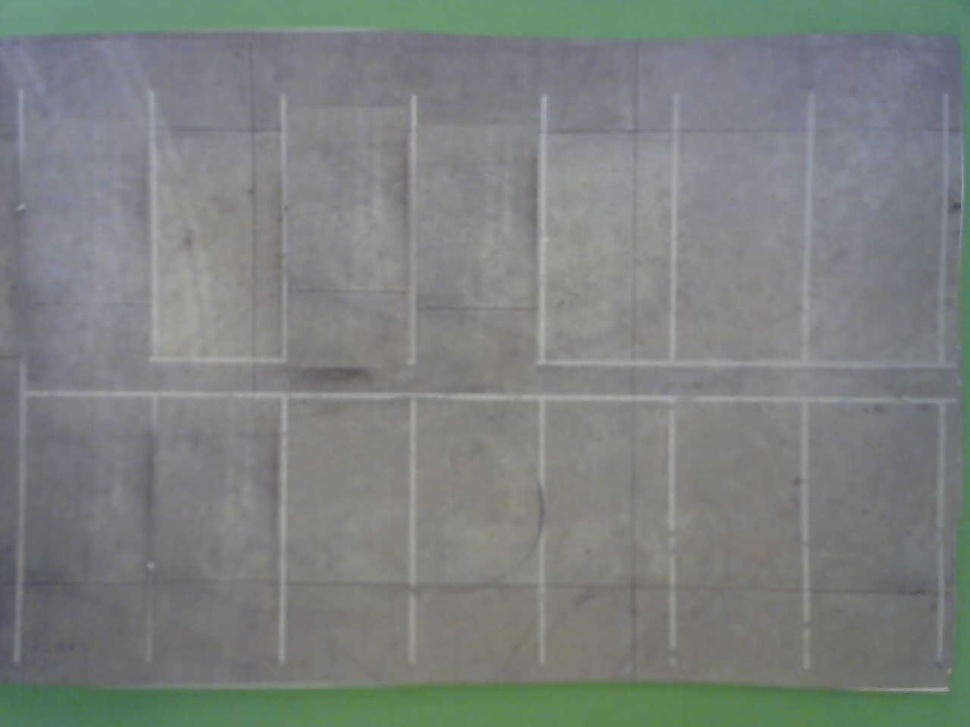
#> input picture pi/test.jpg, 970 x 727 px, shrunk from 1280 x 960 before the run
$ python test.py
#> lines starting #> are read from the running program, lines starting #| are printed output that depends on the picture; after the words box and inside, x2 and y2 are one past the last pixel; in counts of white or black regions, pixels touching at a corner belong together
import cv2
import numpy as np

img = cv2.imread('test.jpg')
#> img is the input picture: shape (727, 970, 3); mean B, G, R 127.3, 128.9, 124.6
#gray = cv2.cvtColor(img,cv2.COLOR_BGR2GRAY)
edges = cv2.Canny(img,50,150,apertureSize = 3)
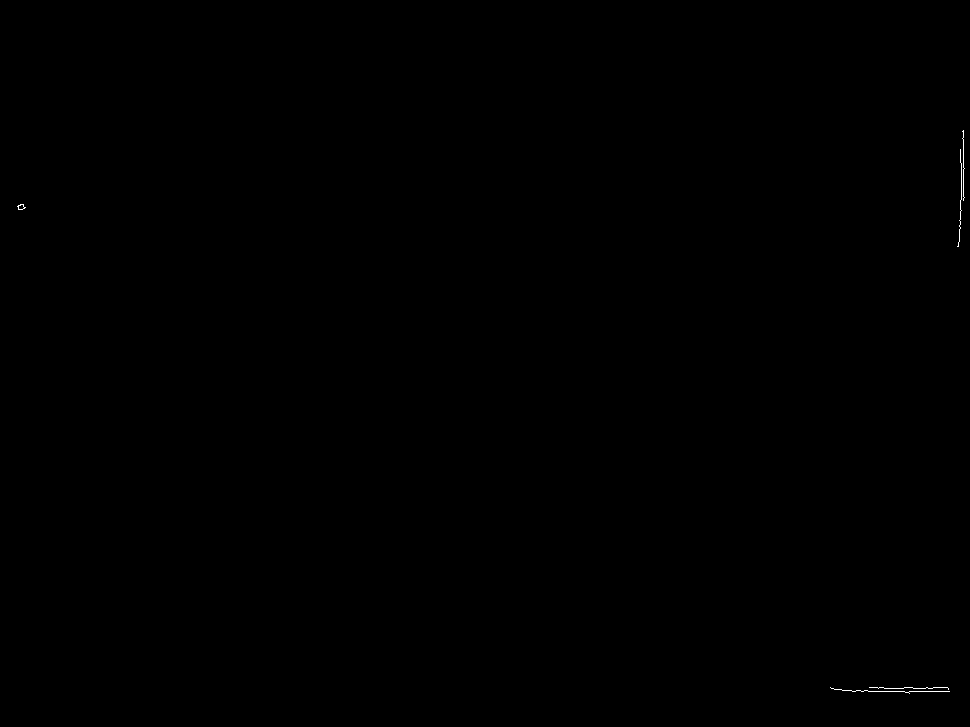
#> edges: shape (727, 970); 0.06% white in thin lines or dots, all inside (x1, y1, x2, y2) = (17, 130, 965, 694)

lines = cv2.HoughLines(edges,1,np.pi/180,200)
#> lines = None
#> (the run stopped early here; a loop or call above may not have finished)

$ run again, with pi/empty_lot.jpg copied over pi/test.jpg
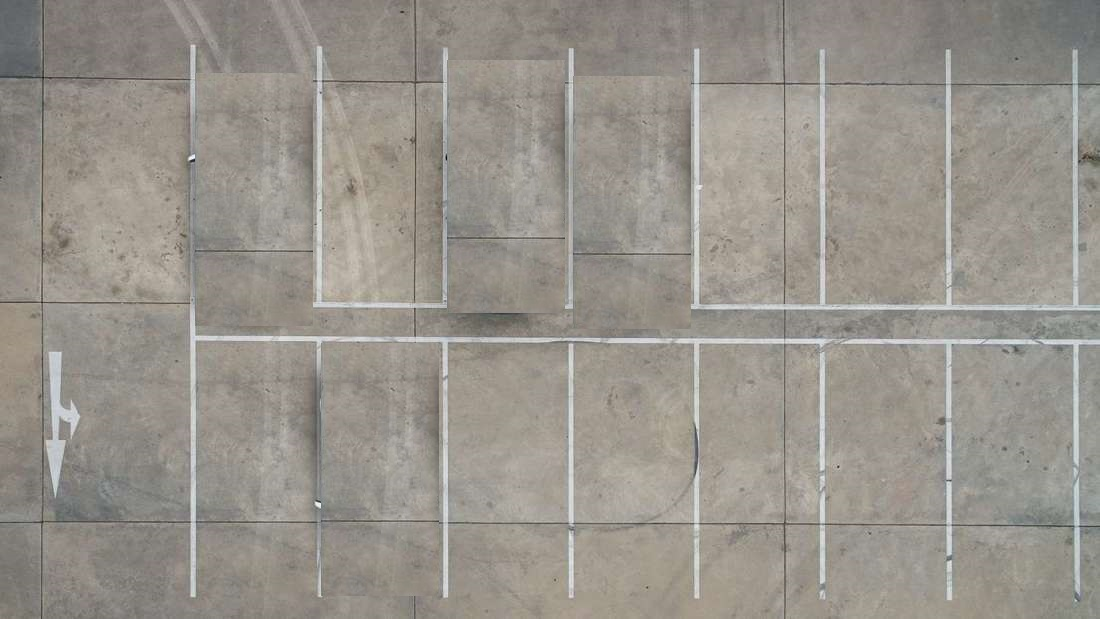
#> input picture pi/empty_lot.jpg, 1100 x 619 px
#> img is the input picture: shape (619, 1100, 3); mean B, G, R 139.9, 147.5, 152.2
#> `edges = cv2.Canny(img,50,150,apertureSize = 3)`:
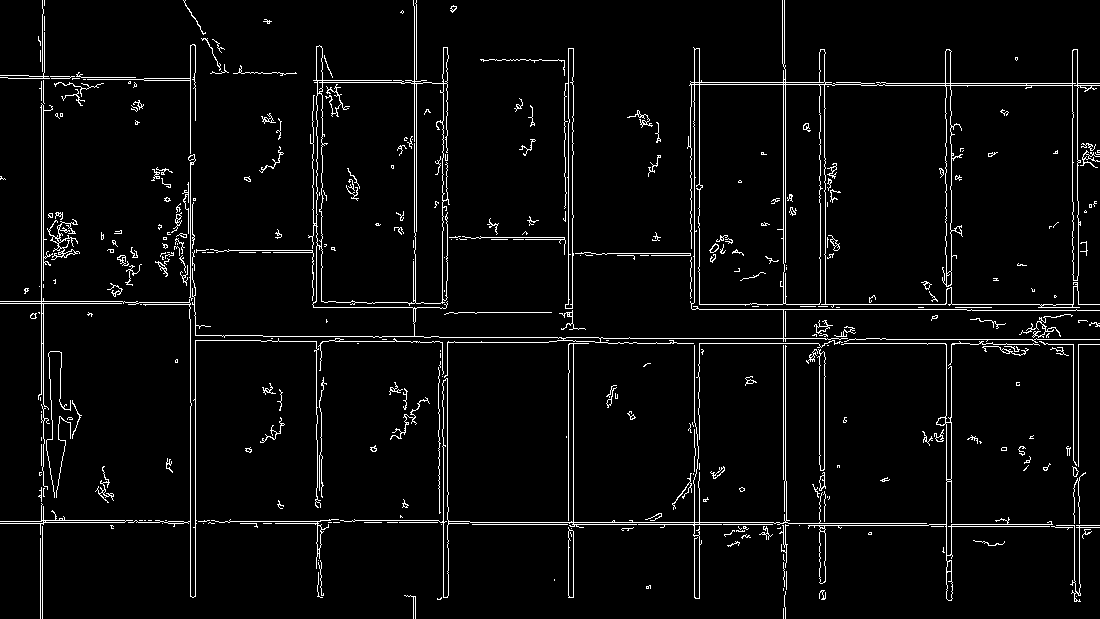
#> edges: shape (619, 1100); 4% white in thin lines or dots
#> lines = 40 rows, first 8: [522, 1.57], [190, 0], [568, 0], [694, 0], [304, 1.57], [783, 0], [699, 0], [785, 0]
#> the loop `for rho,theta in lines[0]:` made 1 pass
#> after the loop `for rho,theta in lines[0]:`:
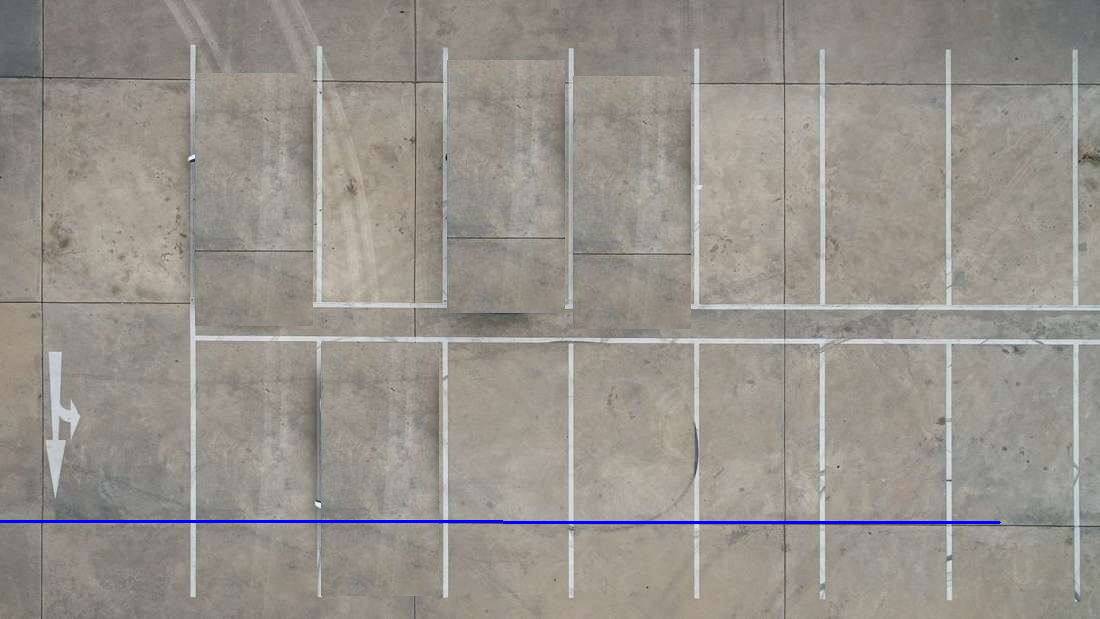
#> img: shape (619, 1100, 3); 0.44% of pixels changed, all inside (x1, y1, x2, y2) = (0, 520, 1001, 524)
